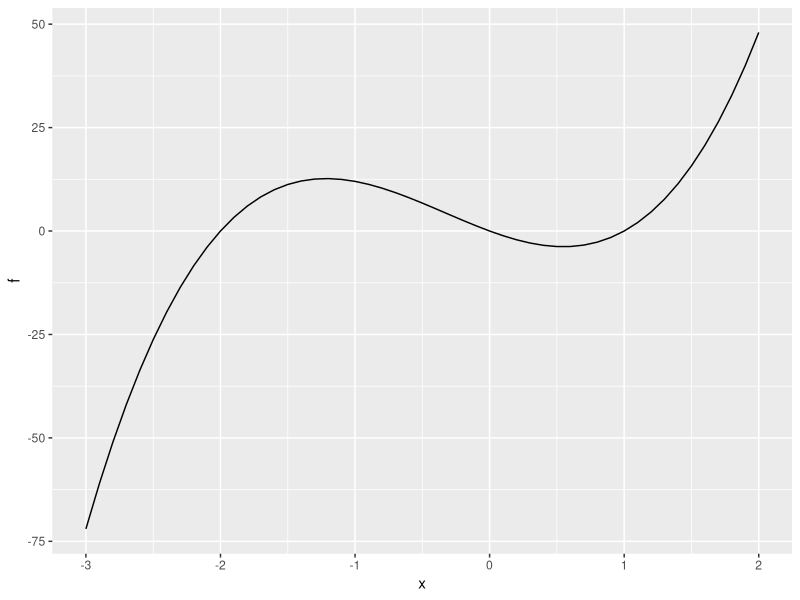
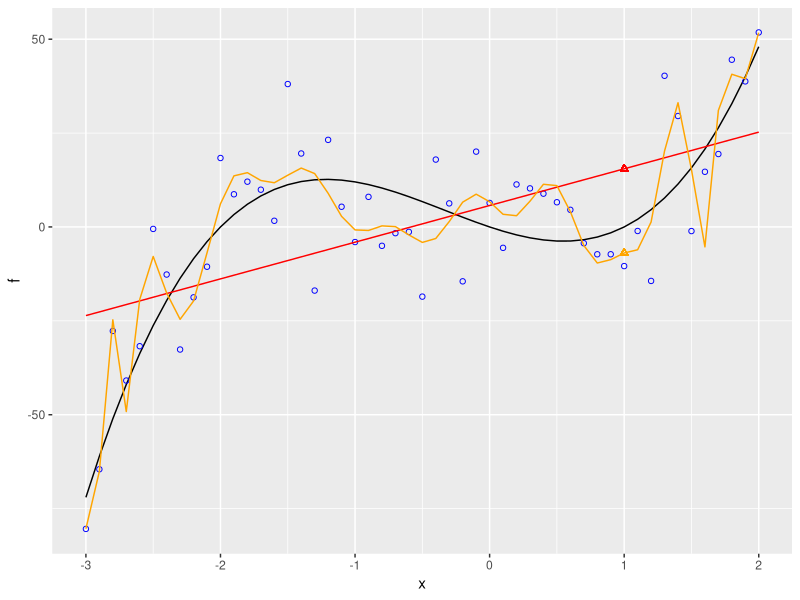
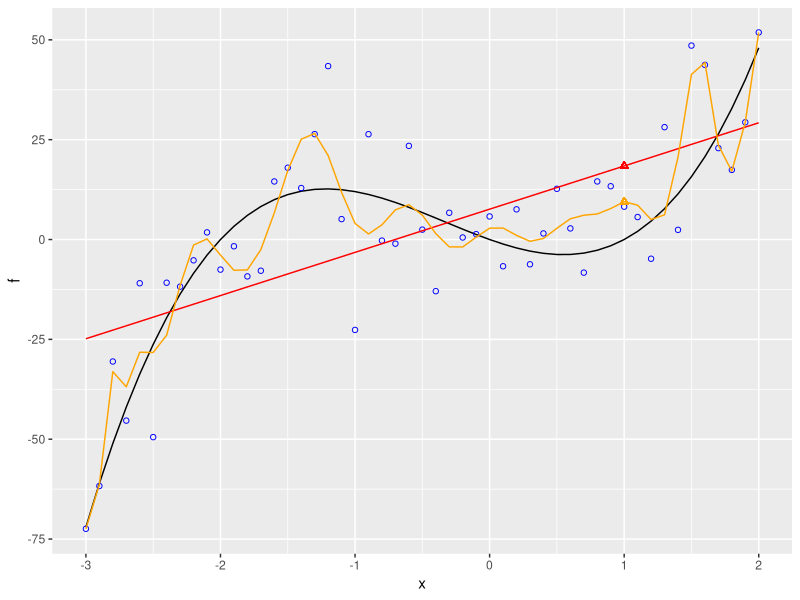
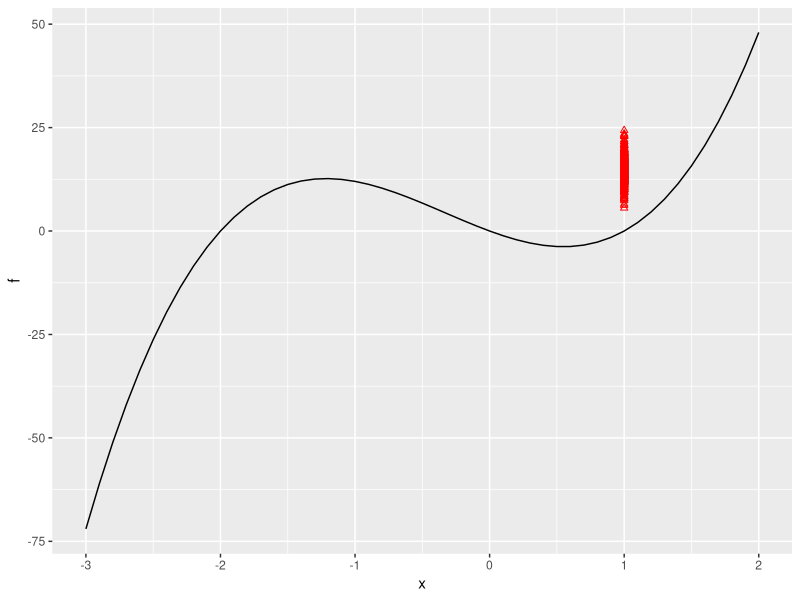
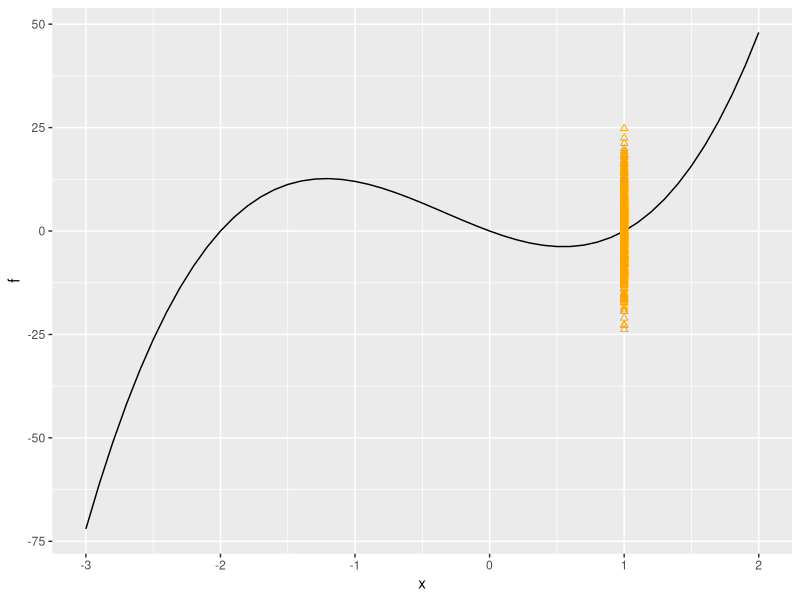
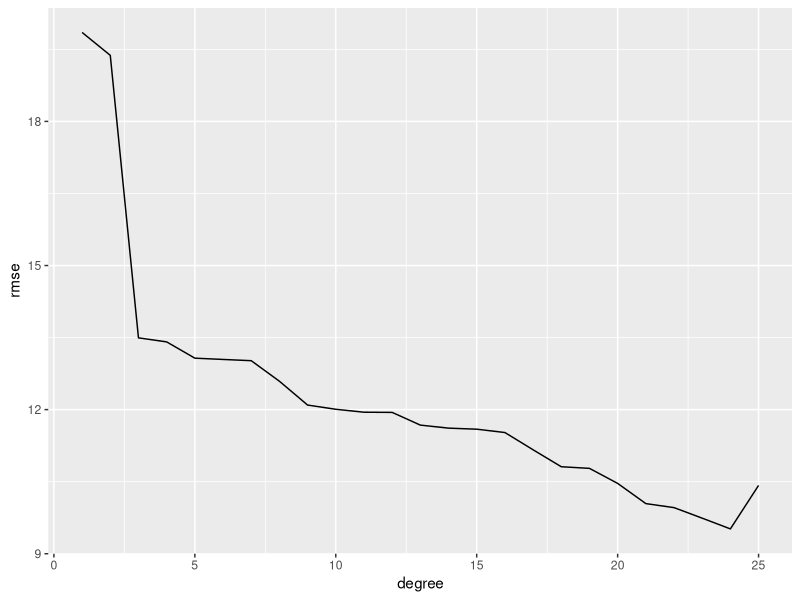
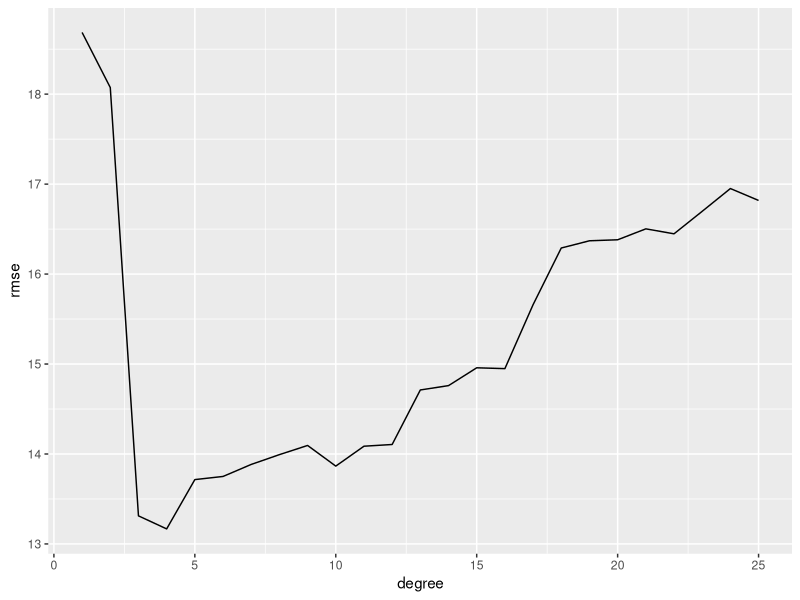

The R source for these figures, in order:
# Establishing and visualizing the true relationship
set.seed(123)
library(ggplot2)

true_relationship <- function(x) { return(6*x^3 + 6*x^2 - 12*x) }

x <- seq(-3, 2, by = 0.1)
f <- true_relationship(x)

ggplot() + geom_line(aes(x = x, y = f), color = "black")

# Simulating noisy values
observations <- f + rnorm(length(x), mean = 0, sd = 15)

# Fitting two polynomial regression models
model1 <- lm(observations ~ poly(x, 1))
predictions1 <- predict(model1, newdata = data.frame(x = x))

model25 <- lm(observations ~ poly(x, 25))
predictions25 <- predict(model25, newdata = data.frame(x = x))

data <- data.frame(x = x, 
                   f = f, 
                   lm = predictions1, 
                   pm = predictions25)

ggplot(data, aes(x = x)) + 
  geom_line(aes(y = f), color = "black") + 
  geom_point(aes(y = observations), color = "blue", shape = 1) + 
  geom_line(aes(y = lm), color = "red", linetype = "solid") + 
  geom_line(aes(y = pm), color = "orange", linetype = "solid") + 
  geom_point(aes(x = 1, y = data[x == 1, "lm"]), color = "red", shape = 2) + 
  geom_point(aes(x = 1, y = data[x == 1, "pm"]), color = "orange", shape = 2)

# Building two new models
observations_new <- f + rnorm(length(x), mean = 0, sd = 15)

model1 <- lm(observations_new ~ poly(x, 1))
predictions1 <- predict(model1, newdata = data.frame(x = x))

model25 <- lm(observations_new ~ poly(x, 25))
predictions25 <- predict(model25, newdata = data.frame(x = x))

data <- data.frame(x = x, 
                   f = f, 
                   observations = observations_new, 
                   lm = predictions1, 
                   pm = predictions25)

ggplot(data, aes(x = x)) + 
  geom_line(aes(y = f), color = "black") + 
  geom_point(aes(y = observations), color = "blue", shape = 1) + 
  geom_line(aes(y = lm), color = "red", linetype = "solid") + 
  geom_line(aes(y = pm), color = "orange", linetype = "solid") + 
  geom_point(aes(x = 1, y = data[x == 1, "lm"]), color = "red", shape = 2) + 
  geom_point(aes(x = 1, y = data[x == 1, "pm"]), color = "orange", shape = 2)

# Repeating 500 times (lm)
results1 <- data.frame(x = 1, f_pred = 0)
for (i in 1:500) {
  x <- seq(-3, 2, by = 0.1)
  f <- true_relationship(x)
  
  temp_observations <- f + rnorm(length(x), mean = 0, sd = 15)
  
  model1 <- lm(temp_observations ~ poly(x, 1))
  results1[i, 1] <- 1
  results1[i, 2] <- predict(model1, newdata = data.frame(x = 1))
}

ggplot() + 
  geom_line(data = data, aes(x = x, y = f), color = "black") + 
  geom_point(data = results1, aes(x = x, y = f_pred), color = "red", shape = 2)

# Repeating 500 times (pm)
results20 <- data.frame(x = 1, f_pred = 0)
for (i in 1:500) {
  x <- seq(-3, 2, by = 0.1)
  f <- true_relationship(x)
  
  temp_observations <- f + rnorm(length(x), mean = 0, sd = 15)
  
  model20 <- lm(temp_observations ~ poly(x, 20))
  results20[i, 1] <- 1
  results20[i, 2] <- predict(model20, newdata = data.frame(x = 1))
}

ggplot() + 
  geom_line(data = data, aes(x = x, y = f), color = "black") + 
  geom_point(data = results20, aes(x = x, y = f_pred), color = "orange", shape = 2)

# Creating and evaluating a range of models
models <- vector("list", 25)
for (degree in 1:25) {
  model <- lm(observations ~ poly(x, degree))
  models[[degree]] <- model
}

results <- data.frame(degree = 1:25, rmse = 0)
for (degree in 1:25) {
  predictions <- predict(models[[degree]], newdata = data.frame(x = x))
  results[results$degree == degree, "rmse"] <- sqrt((1/length(predictions))*sum((predictions-observations)^2))
}

ggplot() + 
  geom_line(data = results, aes(x = degree, y = rmse), color = "black")

# Same thing, but evaluated with observations_new
results <- data.frame(degree = 1:25, rmse = 0)
for (degree in 1:25) {
  predictions <- predict(models[[degree]], newdata = data.frame(x = x))
  results[results$degree == degree, "rmse"] <- sqrt((1/length(predictions))*sum((predictions-observations_new)^2))
}

ggplot() + 
  geom_line(data = results, aes(x = degree, y = rmse), color = "black")















